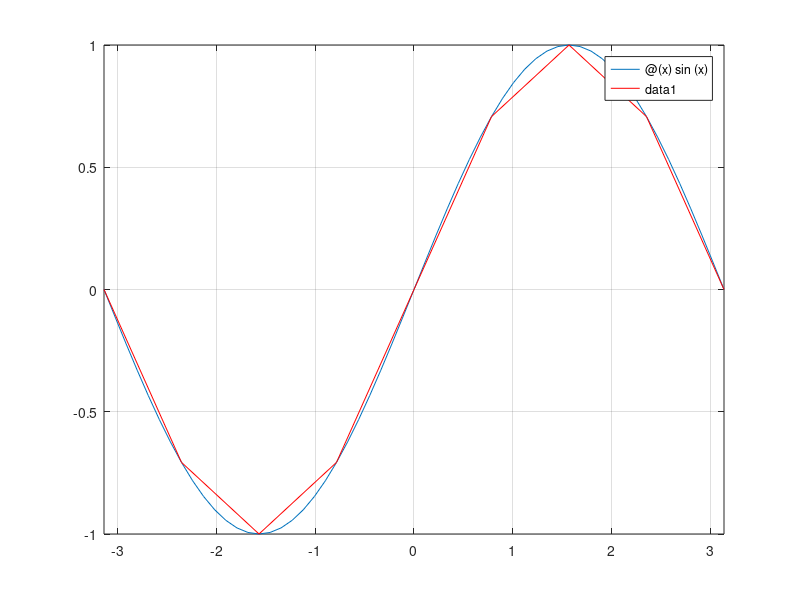

MATLAB code to generate this figure:
clear, echo off
f=@(x)sin(x);
fplot(f,[-2*pi/2 2*pi/2]),hold on
x=linspace(-2*pi/2, 2*pi/2, 9);
y=sin(x);
plot(x,y,'r')
grid
% ptos de intercepccion
g=@(x)sin(5*x^2/4+2)*exp(-0.2*x)
xs=0.2; xi=0;
k=0;
xr(1)=0;
while xs<=10
     xi=xs;xs=xs+0.2;
    fi=g(xi); fs=g(xs);
    if fi*fs<0
        k=k+1;
        x0=(xs+xi)/2;
        xr(k)=fzero(g,x0);        
    end
end
xr